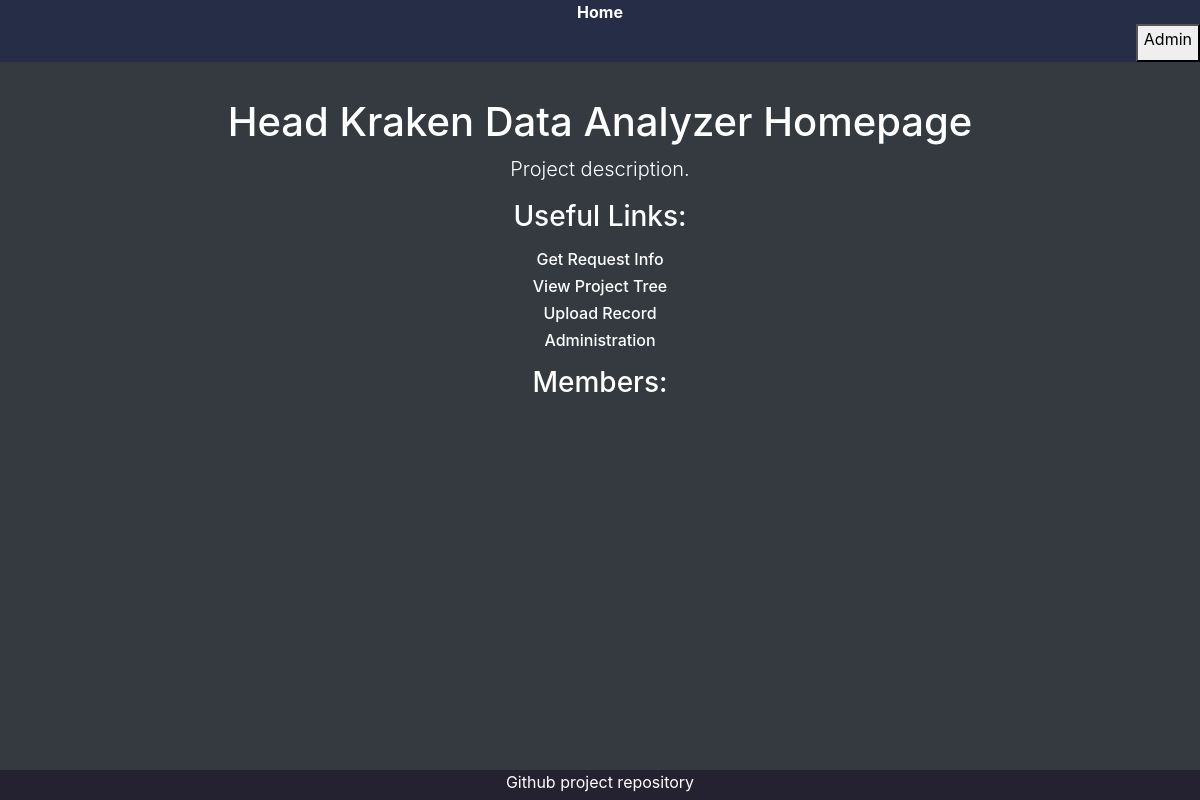
/, run on an earlier commit of the app's database.
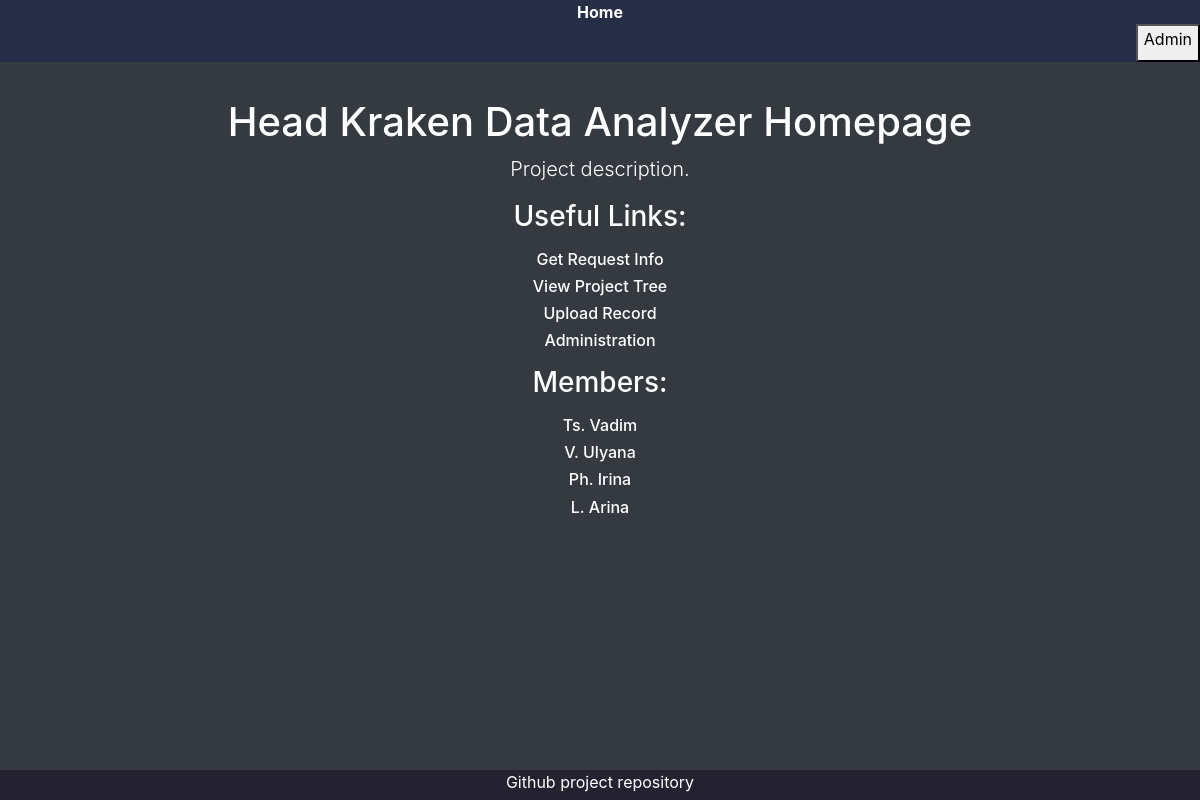
And on a later commit of the database.
### main/models.py (models this page shows, shortened)
class SiteMember(models.Model):
	name = models.CharField(verbose_name="Member Name", max_length=150)
	about = models.TextField(verbose_name="About Yourself", blank=True)
	contact_url = models.URLField(verbose_name="Contact Url", blank=True)

### main/views.py (the view)
# urls.py: path('', homepage),
def homepage(request):
	return render(request, 'main/home.html', {'members': SiteMember.objects.all()})

### main/templates/main/home.html (shortened to what this page needs)
{% extends 'base/base.html' %}
{% block header_content %}
<div id="header-admin-btn">
    <form action="admin/" method="GET">
        <button type="submit">
            <label for="Admin">Admin</label>
        </button>
    </form>
</div>
{% endblock %}
{% block content %}
    <div id="headline">
        <h1>Head Kraken Data Analyzer Homepage</h1>
    </div>
    <div id="description">
        <p class="lead">
            Project description.
        </p>
    </div>
    <div id="links">
        <p><h3>Useful Links:</h3></p>
        <h6><a href="{% url 'rinfo' %}" class="text-white">Get Request Info</a></h6>
        <h6><a href="{% url 'tree' %}" class="text-white">View Project Tree</a></h6>
        <h6><a href="{% url 'upload' %}" class="text-white">Upload Record</a></h6>
        <h6><a href="admin/" class="text-white">Administration</a></h6>
    </div>
    <div id="member-list">
        <p><h3>Members:</h3></p>
        {% for member in members %}
            {% if member.contact_url %}
                <h6><a href="{{ member.contact_url }}" target="_blank" class="text-white">{{ member.name }}</a></h6>
            {% else %}
                <h6>{{ member.name }}</h6>
            {% endif %}
        {% endfor %}
    </div>
{% endblock %}

What changed in the data, as far as the page shows it:
added SiteMember: name "Ts. Vadim"
added SiteMember: name "V. Ulyana"
added SiteMember: name "Ph. Irina"
added SiteMember: name "L. Arina"
